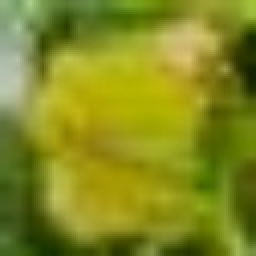
#> input picture model/ripeness_manual_dataset/ripe/5-21-19-Cluster24_jpg.rf.3f845cb0e263bc8e6c4102dbb6de97cd_box1_conf0.75.jpg, 128 x 128 px (shown 2 times larger)
$ python -i complete_final_labeling.py   (imports and definitions only)
#> lines starting #> are read from the running program, lines starting #| are printed output that depends on the picture; after the words box and inside, x2 and y2 are one past the last pixel; in counts of white or black regions, pixels touching at a corner belong together
#!/usr/bin/env python3
"""
Complete the final batch of ripeness labeling using conservative color analysis.
This script processes the remaining 46 images with higher confidence thresholds.
"""

import os
import json
import shutil
from pathlib import Path
from datetime import datetime
import numpy as np
from PIL import Image
import cv2

def analyze_ripeness_conservative(image_path, confidence_threshold=0.8):
    """
    Conservative ripeness analysis with higher confidence thresholds.
    """
#> called with confidence_threshold = 0.8
    try:
        # Load and convert image
        img = cv2.imread(str(image_path))
#> img is the input picture: shape (128, 128, 3); mean B, G, R 31.4, 138.8, 131.5
        if img is None:
            return None, 0.0

        # Convert to HSV for better color analysis
        hsv = cv2.cvtColor(img, cv2.COLOR_BGR2HSV)
#> hsv: shape (128, 128, 3); mean H, S, V 33.3, 202.8, 141.5

        # Define color ranges for strawberry ripeness (more conservative)
        # Red ranges (ripe strawberries)
        red_lower1 = np.array([0, 50, 50])
        red_upper1 = np.array([10, 255, 255])
        red_lower2 = np.array([170, 50, 50])
        red_upper2 = np.array([180, 255, 255])

        # Green ranges (unripe strawberries)
        green_lower = np.array([40, 40, 40])
        green_upper = np.array([80, 255, 255])

        # Yellow/orange ranges (overripe strawberries)
        yellow_lower = np.array([15, 50, 50])
        yellow_upper = np.array([35, 255, 255])

        # Create masks
        red_mask1 = cv2.inRange(hsv, red_lower1, red_upper1)
#> red_mask1: shape (128, 128); every value is 0
        red_mask2 = cv2.inRange(hsv, red_lower2, red_upper2)
        red_mask = cv2.bitwise_or(red_mask1, red_mask2)

        green_mask = cv2.inRange(hsv, green_lower, green_upper)
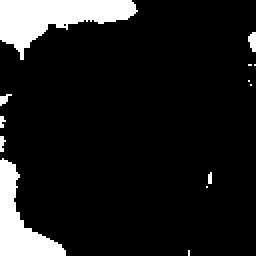
#> green_mask: shape (128, 128) (shown 2 times larger); 10.8% white; 13 white regions (10 under 20 px), largest, box (x1, y1, x2, y2) and area: (0, 0, 69, 30) 1012, (0, 79, 33, 128) 665, (124, 16, 128, 26) 30
        yellow_mask = cv2.inRange(hsv, yellow_lower, yellow_upper)
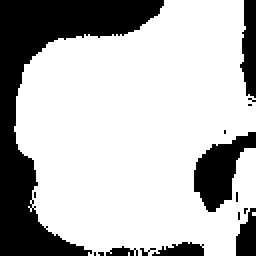
#> yellow_mask: shape (128, 128) (shown 2 times larger); 72.5% white; 16 black regions (10 under 20 px), largest, box (x1, y1, x2, y2) and area: (0, 0, 82, 128) 3188, (97, 66, 128, 106) 628, (120, 0, 128, 49) 295, (118, 104, 128, 128) 176, (76, 121, 102, 128) 126, (53, 123, 69, 128) 51

        # Calculate percentages
        total_pixels = img.shape[0] * img.shape[1]
#> total_pixels = 16384
        red_percentage = np.sum(red_mask > 0) / total_pixels
#> red_percentage = 0
        green_percentage = np.sum(green_mask > 0) / total_pixels
#> green_percentage = 0.108
        yellow_percentage = np.sum(yellow_mask > 0) / total_pixels
#> yellow_percentage = 0.725

        # Conservative classification logic
        if red_percentage > 0.35 and red_percentage > green_percentage and red_percentage > yellow_percentage:
            return "ripe", red_percentage
        elif green_percentage > 0.25 and green_percentage > red_percentage and green_percentage > yellow_percentage:
            return "unripe", green_percentage
        elif yellow_percentage > 0.20 and yellow_percentage > red_percentage and yellow_percentage > green_percentage:
            return "overripe", yellow_percentage
        else:
            # If no clear dominant color, use the highest percentage
            max_percentage = max(red_percentage, green_percentage, yellow_percentage)
            if max_percentage == red_percentage:
                return "ripe", red_percentage
            elif max_percentage == green_percentage:
                return "unripe", green_percentage
            else:
                return "overripe", yellow_percentage

    except Exception as e:
        print(f"Error analyzing {image_path}: {e}")
        return None, 0.0

# [99 lines left out: function main, not called in this run]

# [2 lines not run here, left out]

>>> result = analyze_ripeness_conservative('../model/ripeness_manual_dataset/ripe/5-21-19-Cluster24_jpg.rf.3f845cb0e263bc8e6c4102dbb6de97cd_box1_conf0.75.jpg')
#> result = ('overripe', 0.725)

$ run again, on model/ripeness_manual_dataset/ripe/5-27-19-Cluster27_jpg.rf.cd5a8f0a4c28008835ff69708ef3afa1_box8_conf0.58.jpg
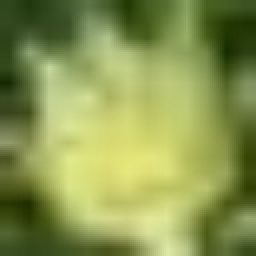
#> input picture model/ripeness_manual_dataset/ripe/5-27-19-Cluster27_jpg.rf.cd5a8f0a4c28008835ff69708ef3afa1_box8_conf0.58.jpg, 128 x 128 px (shown 2 times larger)
#> in analyze_ripeness_conservative, img is the input picture: shape (128, 128, 3); mean B, G, R 80, 150.6, 136.7
#> hsv: shape (128, 128, 3); mean H, S, V 36.8, 129.3, 150.6
#> red_mask1: shape (128, 128); every value is 0
#> in analyze_ripeness_conservative, `green_mask = cv2.inRange(hsv, green_lower, green_upper)`:
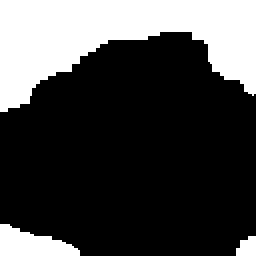
#> green_mask: shape (128, 128) (shown 2 times larger); 27.4% white; 3 white regions, box (x1, y1, x2, y2) and area: (0, 0, 128, 56) 4004, (0, 112, 40, 128) 411, (118, 118, 128, 128) 80
#> in analyze_ripeness_conservative, `yellow_mask = cv2.inRange(hsv, yellow_lower, yellow_upper)`:
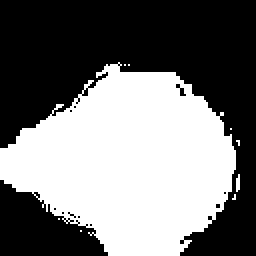
#> yellow_mask: shape (128, 128) (shown 2 times larger); 46.2% white; 9 white regions (8 under 20 px), largest, box (x1, y1, x2, y2) and area: (0, 31, 118, 128) 7546
#> red_percentage = 0
#> green_percentage = 0.274
#> yellow_percentage = 0.462
#> result = ('overripe', 0.462)

$ run again, on model/ripeness_manual_dataset/ripe/5-30-19-Cluster23_jpg.rf.0bf3e93328e70e195aca1f5dd851756b_box8_conf0.83.jpg
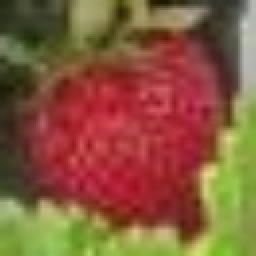
#> input picture model/ripeness_manual_dataset/ripe/5-30-19-Cluster23_jpg.rf.0bf3e93328e70e195aca1f5dd851756b_box8_conf0.83.jpg, 128 x 128 px (shown 2 times larger)
#> in analyze_ripeness_conservative, img is the input picture: shape (128, 128, 3); mean B, G, R 59.9, 89.3, 134.3
#> hsv: shape (128, 128, 3); mean H, S, V 68.2, 148.3, 139.8
#> in analyze_ripeness_conservative, `red_mask1 = cv2.inRange(hsv, red_lower1, red_upper1)`:
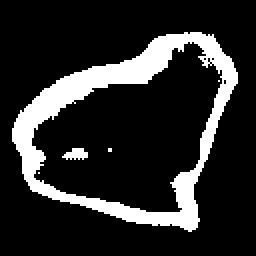
#> red_mask1: shape (128, 128) (shown 2 times larger); 16.7% white; 5 white regions (3 under 20 px), largest, box (x1, y1, x2, y2) and area: (6, 16, 119, 116) 2671, (31, 74, 44, 80) 53
#> red_mask2: shape (128, 128); 28.9% white; 4 white regions (3 under 20 px), largest, box (x1, y1, x2, y2) and area: (16, 21, 111, 106) 4730
#> red_mask: shape (128, 128); 45.6% white; 1 white region, box (x1, y1, x2, y2) and area: (6, 16, 119, 116) 7464
#> green_mask: shape (128, 128); 8.2% white; 11 white regions (6 under 20 px), largest, box (x1, y1, x2, y2) and area: (0, 100, 50, 128) 716, (109, 86, 126, 106) 219, (0, 12, 16, 32) 194, (105, 117, 123, 128) 139, (123, 63, 128, 74) 43
#> in analyze_ripeness_conservative, `yellow_mask = cv2.inRange(hsv, yellow_lower, yellow_upper)`:
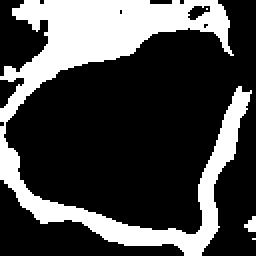
#> yellow_mask: shape (128, 128) (shown 2 times larger); 27.6% white; 4 white regions (2 under 20 px), largest, box (x1, y1, x2, y2) and area: (0, 0, 126, 128) 4495, (122, 108, 128, 116) 32
#> red_percentage = 0.456
#> green_percentage = 0.0815
#> yellow_percentage = 0.276
#> result = ('ripe', 0.456)
